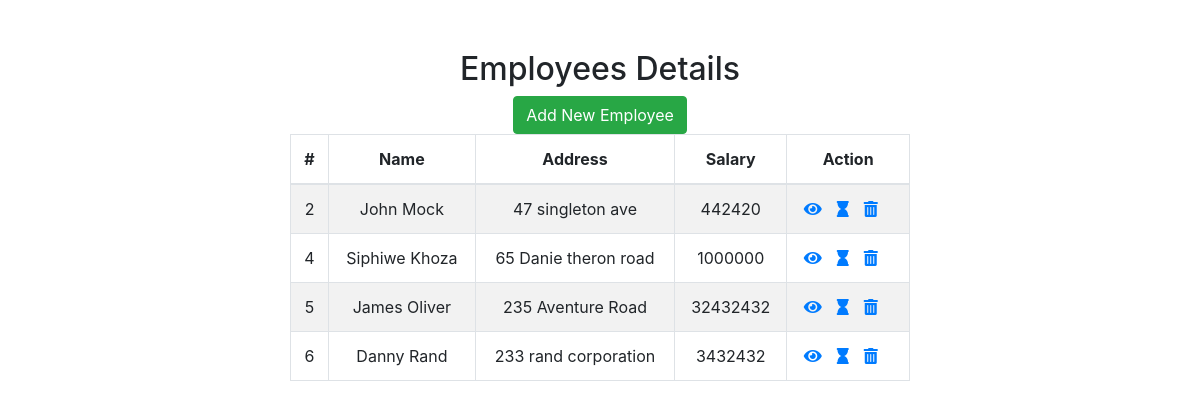
The page / on the database its author committed.
### tables this page shows
CREATE TABLE `employees` (
  `id` int(11) NOT NULL,
  `name` varchar(100) NOT NULL,
  `address` varchar(255) NOT NULL,
  `salary` int(10) NOT NULL
);

### index.php (the view, shortened to what this page needs)
<!DOCTYPE html>
<html lang="en">
    <head>
      <link rel="stylesheet" href="https://maxcdn.bootstrapcdn.com/bootstrap/4.0.0/css/bootstrap.min.css">
<link rel="stylesheet" href="https://use.fontawesome.com/releases/v5.2.0/css/all.css">
    </head>
    <body>
        <div class="wrapper">
            <div class="container-fluid text-center">
                <div class="row">
                    <div class="col-md-12">
                        <div class="page-header clearfix">
                            <h2 class="pull-left">Employees Details</h2>
                            <a href="create.php" class="btn btn-success pull-right">Add New Employee</a>
                        </div>
                        <?php
                        require_once 'config.php';
                        $sql = "SELECT * FROM employees";
                        if($result = $mysqli->query($sql)){
                        if($result->num_rows > 0){
                        echo "<table class='table table-bordered table-striped'>";
                            echo "<thead>";
                                echo "<tr>";
                                    echo "<th>#</th>";
                                    echo "<th>Name</th>";
                                    echo "<th>Address</th>";
                                    echo "<th>Salary</th>";
                                    echo "<th>Action</th>";
                                echo "</tr>";
                            echo "</thead>";
                            echo "<tbody>";
                                while($row = $result->fetch_array()){
                                echo "<tr>";
                                    echo "<td>" . $row['id'] . "</td>";
                                    echo "<td>" . $row['name'] . "</td>";
                                    echo "<td>" . $row['address'] . "</td>";
                                    echo "<td>" . $row['salary'] . "</td>";
                                    echo "<td>";
                                        echo "<a href='read.php?id=". $row['id'] ." 'title='View Record' data-toggle='tooltip'><i class='fas fa-eye'></i></a>";
                                        echo "<a href='update.php?id=". $row['id'] ."' title='Update Record' data-toggle='tooltip'><i class='fas fa-hourglass'></i></a>";
                                        echo "<a href='delete.php?id=". $row['id'] ."' title='Delete Record' data-toggle='tooltip'><i class='fas fa-trash-alt'></i></a>";
                                    echo "</td>";
                                echo "</tr>";
                                }
                            echo "</tbody>";
                        echo "</table>";
                        } else{
                        echo "<p class='lead'><em>No records were found.</em></p>";
                        }
                        } else{
                        echo "ERROR: Could not able to execute $sql. " . $mysqli->error;
                        }
                        ?>
                    </div>
                </div>
            </div>
        </div>
    </body>
</html>

### index.php (style rules this page uses)
.wrapper { width: 650px; margin: 0 auto; margin-top: 50px; }
.page-header h2 { margin-top: 0; }
table tr td:last-child a { margin-right: 15px; }

### rows shown on the page
employees: id "2", name "John Mock", address "47 singleton ave", salary "442420"
employees: id "4", name "Siphiwe Khoza", address "65 Danie theron road", salary "1000000"
employees: id "5", name "James Oliver", address "235 Aventure Road", salary "32432432"
employees: id "6", name "Danny Rand", address "233 rand corporation", salary "3432432"
